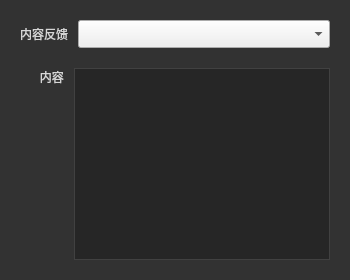
            <widget class="QWidget" name="page_feedback">
             <property name="styleSheet">
              <string notr="true"/>
             </property>
             <layout class="QHBoxLayout" name="horizontalLayout_24">
              <property name="spacing">
               <number>0</number>
              </property>
              <property name="leftMargin">
               <number>0</number>
              </property>
              <property name="topMargin">
               <number>0</number>
              </property>
              <property name="rightMargin">
               <number>0</number>
              </property>
              <property name="bottomMargin">
               <number>0</number>
              </property>
              <item>
               <widget class="QWidget" name="widget_7" native="true">
                <property name="styleSheet">
                 <string notr="true">QWidget#widget_7{
background-color: rgb(50, 50, 50);
}</string>
                </property>
                <layout class="QVBoxLayout" name="verticalLayout_18">
                 <property name="spacing">
                  <number>20</number>
                 </property>
                 <property name="leftMargin">
                  <number>20</number>
                 </property>
                 <property name="topMargin">
                  <number>20</number>
                 </property>
                 <property name="rightMargin">
                  <number>20</number>
                 </property>
                 <property name="bottomMargin">
                  <number>20</number>
                 </property>
                 <item>
                  <layout class="QHBoxLayout" name="horizontalLayout_13">
                   <property name="spacing">
                    <number>10</number>
                   </property>
                   <item>
                    <widget class="QLabel" name="label_17">
                     <property name="maximumSize">
                      <size>
                       <width>48</width>
                       <height>16777215</height>
                      </size>
                     </property>
                     <property name="styleSheet">
                      <string notr="true">font-size : 12px;
font-family : 微软雅黑;
color : #d6d6d6;</string>
                     </property>
                     <property name="text">
                      <string>内容反馈</string>
                     </property>
                    </widget>
                   </item>
                   <item>
                    <widget class="ComboBox" name="comboBox_questionType">
                     <property name="minimumSize">
                      <size>
                       <width>0</width>
                       <height>28</height>
                      </size>
                     </property>
                    </widget>
                   </item>
                  </layout>
                 </item>
                 <item>
                  <layout class="QHBoxLayout" name="horizontalLayout_16">
                   <property name="spacing">
                    <number>10</number>
                   </property>
                   <item>
                    <layout class="QVBoxLayout" name="verticalLayout_17">
                     <item alignment="Qt::AlignHCenter">
                      <widget class="QLabel" name="label_26">
                       <property name="minimumSize">
                        <size>
                         <width>20</width>
                         <height>0</height>
                        </size>
                       </property>
                       <property name="maximumSize">
                        <size>
                         <width>70</width>
                         <height>16777215</height>
                        </size>
                       </property>
                       <property name="styleSheet">
                        <string notr="true">font-size : 12px;
font-family : 微软雅黑;
color : #d6d6d6;</string>
                       </property>
                       <property name="text">
                        <string>      内容</string>
                       </property>
                      </widget>
                     </item>
                     <item>
                      <spacer name="verticalSpacer_7">
                       <property name="orientation">
                        <enum>Qt::Vertical</enum>
                       </property>
                       <property name="sizeHint" stdset="0">
                        <size>
                         <width>20</width>
                         <height>40</height>
                        </size>
                       </property>
                      </spacer>
                     </item>
                    </layout>
                   </item>
                   <item>
                    <widget class="QTextBrowser" name="textBrowser_Content">
                     <property name="minimumSize">
                      <size>
                       <width>2</width>
                       <height>0</height>
                      </size>
                     </property>
                     <property name="styleSheet">
                      <string notr="true">background-color:rgb(38,38,38);
border:1px solid rgb(65,65,65);
color:rgb(214,214,214);
font: 9pt &quot;微软雅黑&quot;;
                   </string>
                     </property>
                     <property name="readOnly">
                      <bool>false</bool>
                     </property>
                     <property name="html">
                      <string>&lt;!DOCTYPE HTML PUBLIC &quot;-//W3C//DTD HTML 4.0//EN&quot; &quot;http://www.w3.org/TR/REC-html40/strict.dtd&quot;&gt;
&lt;html&gt;&lt;head&gt;&lt;meta name=&quot;qrichtext&quot; content=&quot;1&quot; /&gt;&lt;style type=&quot;text/css&quot;&gt;
p, li { white-space: pre-wrap; }
&lt;/style&gt;&lt;/head&gt;&lt;body style=&quot; font-family:'微软雅黑'; font-size:9pt; font-weight:400; font-style:normal;&quot;&gt;
&lt;p style=&quot;-qt-paragraph-type:empty; margin-top:0px; margin-bottom:0px; margin-left:0px; margin-right:0px; -qt-block-indent:0; text-indent:0px; font-family:'SimSun';&quot;&gt;&lt;br /&gt;&lt;/p&gt;&lt;/body&gt;&lt;/html&gt;</string>
                     </property>
                    </widget>
                   </item>
                  </layout>
                 </item>
                </layout>
               </widget>
              </item>
             </layout>
            </widget>
